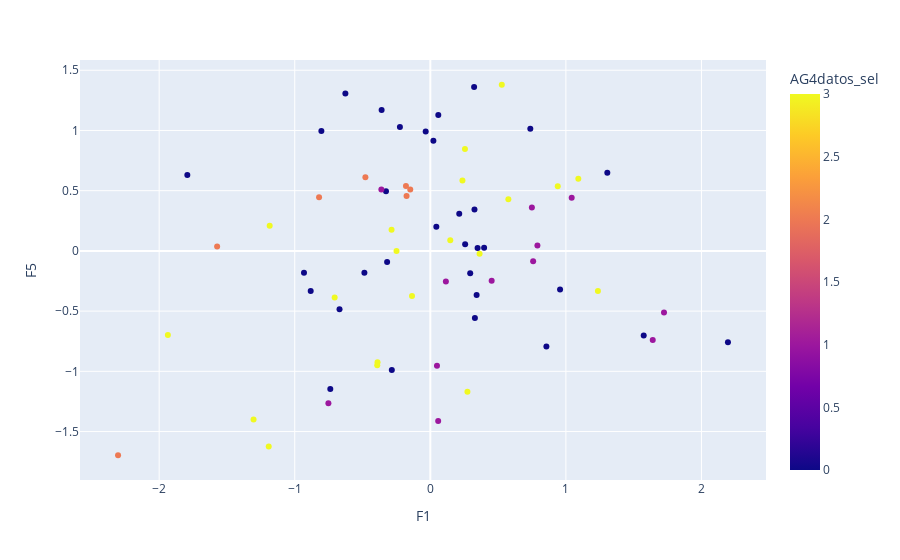

The notebook cell saved with this chart:
### Code cell
df_list[0]['Ciudades'] = datos_Ptrans['Ciudades']
cl1 = df_list[0]
px.scatter(cl1, x = 'F1', y = 'F5', color = 'AG4datos_sel', hover_data=["Ciudades",'AG4datos_sel'])

### Figure 1 — Plotly figure (JSON) as saved in the notebook; plotly's stock layout.template omitted (floating-point values rounded to 4 significant figures; data arrays with more than 128 entries replaced by an {"elided": "..."} marker saying what was removed)
{"data": [{"customdata": {"elided": "71x2 mixed values"}, "hovertemplate": "F1=%{x}<br>F5=%{y}<br>Ciudades=%{customdata[0]}<br>AG4datos_sel=%{marker.color}<extra></extra>", "legendgroup": "", "marker": {"color": [3, 0, 0, 0, 3, 1, 3, 0, 3, 3, 1, 0, 2, 0, 3, 0, 0, 0, 1, 3, 0, 3, 3, 0, 0, 3, 0, 3, 0, 0, 2, 0, 0, 3, 1, 2, 0, 0, 0, 0, 1, 3, 0, 0, 0, 3, 1, 3, 0, 3, 2, 0, 1, 0, 1, 0, 1, 3, 0, 3, 0, 0, 1, 0, 2, 2, 1, 3, 3, 2, 1], "coloraxis": "coloraxis", "symbol": "circle"}, "mode": "markers", "name": "", "orientation": "v", "showlegend": false, "type": "scatter", "x": [-0.2492, -0.9318, -0.4862, 0.257, -1.304, 0.4525, 0.1473, -1.792, -1.192, 1.092, 1.724, -0.7378, -0.8205, 1.574, -0.7055, 0.05892, -0.6265, 0.3968, -0.7517, 0.2555, -0.03411, -1.936, -0.3894, -0.2839, -0.8822, -0.1348, 0.3258, 0.237, -0.3269, 0.8563, -0.1797, 0.3289, -0.2243, -1.185, 0.7491, -0.4788, 0.2134, 0.0445, 0.9572, 1.306, -0.3611, 0.2738, 0.7377, -0.8035, 0.02277, 0.3636, 0.05804, 1.236, -0.3187, 0.5757, -0.1479, 0.3415, 1.043, 0.3487, 0.04917, 2.196, 0.7585, 0.9401, 0.323, 0.5273, 0.2943, -0.3592, 0.79, -0.6696, -1.572, -2.303, 1.641, -0.2859, -0.3914, -0.1751, 0.1149], "xaxis": "x", "y": [-0.0003148, -0.1805, -0.1805, 0.05538, -1.4, -0.2474, 0.08834, 0.6293, -1.624, 0.6001, -0.5107, -1.147, 0.4453, -0.7021, -0.3865, 1.129, 1.306, 0.02568, -1.265, 0.8468, 0.9911, -0.6974, -0.9245, -0.9887, -0.3333, -0.3754, 0.3441, 0.5845, 0.4956, -0.794, 0.5396, -0.5562, 1.03, 0.2086, 0.3607, 0.6117, 0.3088, 0.2001, -0.3209, 0.6483, 0.5098, -1.169, 1.014, 0.9965, 0.9148, -0.02337, -1.412, -0.3328, -0.09201, 0.4289, 0.5102, -0.3662, 0.4422, 0.02387, -0.953, -0.7574, -0.08526, 0.5377, 1.36, 1.38, -0.1859, 1.17, 0.04407, -0.484, 0.03697, -1.697, -0.7392, 0.1752, -0.9496, 0.456, -0.2549], "yaxis": "y"}], "layout": {"coloraxis": {"colorbar": {"title": {"text": "AG4datos_sel"}}, "colorscale": [[0, "#0d0887"], [0.1111, "#46039f"], [0.2222, "#7201a8"], [0.3333, "#9c179e"], [0.4444, "#bd3786"], [0.5556, "#d8576b"], [0.6667, "#ed7953"], [0.7778, "#fb9f3a"], [0.8889, "#fdca26"], [1, "#f0f921"]]}, "legend": {"tracegroupgap": 0}, "margin": {"t": 60}, "xaxis": {"anchor": "y", "domain": [0, 1], "title": {"text": "F1"}}, "yaxis": {"anchor": "x", "domain": [0, 1], "title": {"text": "F5"}}}}
